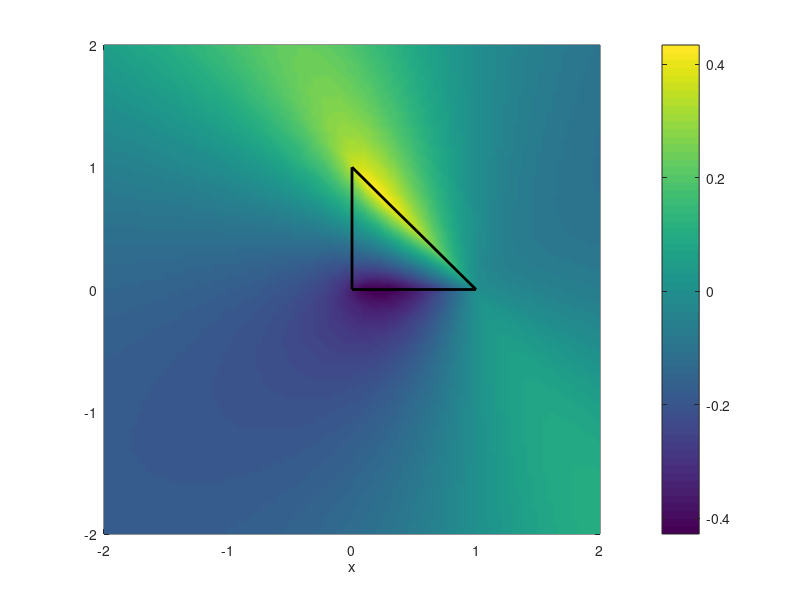

Source code (MATLAB): (Note: this script raises an error after producing the figure.)

clear

mu = 1;

Nxobs = 100;
Nyobs = 100;
xval = linspace(-2,2,Nxobs);
yval = linspace(-2,2,Nyobs)';
[xgrid,ygrid] = meshgrid(xval,yval);
x = xgrid(:);
y = ygrid(:);

% source is integrated over a triangle region given by 
% a triangular region ABC:
% A(0,0), B(w,q), B(0,l)

u = @(w,l) (1/4).*l.^(-1).*pi.^(-1).*abs(l.*w).*((-1).*l+w.^(-1).*(w.* ...
  y+(w.^2+(-2).*w.*x+(-1).*x.^2+y.^2).*atan2(y, w+(-1).*x)+(( ...
  -1).*x.^2+y.^2).*atan2(y, x)+(-2).*x.^2.*atan2(w+(-1).*x, y) ...
  +(-2).*x.^2.*atan2(x, y))+w.^(-1).*y.*((-2).*w+2.*y.*(atan2( ...
  w+(-1).*x, y)+atan2(x, y))+(w+(-1).*x).*log((w+(-1).*x).^2+ ...
  y.^2)+x.*log(x.^2+y.^2))+(-1).*(l.^2+w.^2).^(-2).*((-1).* ...
  l.^3.*w.^2+(-1).*l.*w.^4+l.^3.*w.*x+l.*w.^3.*x+l.^2.*w.^2.* ...
  y+w.^4.*y+(l.^2+w.^2).^2.*(w+(-2).*x).*atan2(y, w+(-1).*x)+( ...
  l.^4.*(w+(-2).*x)+2.*l.*w.^2.*(w+(-1).*x).*y+2.*l.^3.*((-1) ...
  .*w+x).*y+l.^2.*w.*((-1).*w.^2+2.*w.*x+(-3).*x.^2+y.^2)+(-1) ...
  .*w.^3.*(x.^2+y.^2)).*atan2(l.*w+(-1).*l.*x+(-1).*w.*y,  ...
  l.^2+w.*x+(-1).*l.*y)+l.^4.*w.*atan2(l.*w+(-1).*l.*x+(-1).* ...
  w.*y, w.^2+(-1).*w.*x+l.*y)+(-1).*l.^2.*w.^3.*atan2(l.*w+( ...
  -1).*l.*x+(-1).*w.*y, w.^2+(-1).*w.*x+l.*y)+(-2).*l.^4.*x.* ...
  atan2(l.*w+(-1).*l.*x+(-1).*w.*y, w.^2+(-1).*w.*x+l.*y)+2.* ...
  l.^2.*w.^2.*x.*atan2(l.*w+(-1).*l.*x+(-1).*w.*y, w.^2+(-1).* ...
  w.*x+l.*y)+(-3).*l.^2.*w.*x.^2.*atan2(l.*w+(-1).*l.*x+(-1).* ...
  w.*y, w.^2+(-1).*w.*x+l.*y)+(-1).*w.^3.*x.^2.*atan2(l.*w+( ...
  -1).*l.*x+(-1).*w.*y, w.^2+(-1).*w.*x+l.*y)+(-2).*l.^3.*w.* ...
  y.*atan2(l.*w+(-1).*l.*x+(-1).*w.*y, w.^2+(-1).*w.*x+l.*y)+ ...
  2.*l.*w.^3.*y.*atan2(l.*w+(-1).*l.*x+(-1).*w.*y, w.^2+(-1).* ...
  w.*x+l.*y)+2.*l.^3.*x.*y.*atan2(l.*w+(-1).*l.*x+(-1).*w.*y,  ...
  w.^2+(-1).*w.*x+l.*y)+(-2).*l.*w.^2.*x.*y.*atan2(l.*w+(-1).* ...
  l.*x+(-1).*w.*y, w.^2+(-1).*w.*x+l.*y)+l.^2.*w.*y.^2.*atan2( ...
  l.*w+(-1).*l.*x+(-1).*w.*y, w.^2+(-1).*w.*x+l.*y)+(-1).* ...
  w.^3.*y.^2.*atan2(l.*w+(-1).*l.*x+(-1).*w.*y, w.^2+(-1).*w.* ...
  x+l.*y)+(-1).*l.^3.*w.^2.*log(w.^2+(-2).*w.*x+x.^2+y.^2)+2.* ...
  l.^3.*w.*x.*log(w.^2+(-2).*w.*x+x.^2+y.^2)+(-1).*l.^3.* ...
  x.^2.*log(w.^2+(-2).*w.*x+x.^2+y.^2)+2.*l.^2.*w.^2.*y.*log( ...
  w.^2+(-2).*w.*x+x.^2+y.^2)+(-2).*l.^2.*w.*x.*y.*log(w.^2+( ...
  -2).*w.*x+x.^2+y.^2)+(-1).*l.*w.^2.*y.^2.*log(w.^2+(-2).*w.* ...
  x+x.^2+y.^2)+l.^3.*w.^2.*log(l.^2+x.^2+(-2).*l.*y+y.^2)+(-2) ...
  .*l.^3.*w.*x.*log(l.^2+x.^2+(-2).*l.*y+y.^2)+l.^3.*x.^2.* ...
  log(l.^2+x.^2+(-2).*l.*y+y.^2)+(-2).*l.^2.*w.^2.*y.*log( ...
  l.^2+x.^2+(-2).*l.*y+y.^2)+2.*l.^2.*w.*x.*y.*log(l.^2+x.^2+( ...
  -2).*l.*y+y.^2)+l.*w.^2.*y.^2.*log(l.^2+x.^2+(-2).*l.*y+ ...
  y.^2))+(1/2).*(l.^2+w.^2).^(-2).*((-1).*l.^5+(-4).*l.^3.* ...
  w.^2+(-3).*l.*w.^4+2.*l.^3.*w.*x+2.*l.*w.^3.*x+2.*l.^4.*y+ ...
  6.*l.^2.*w.^2.*y+4.*w.^4.*y+4.*w.*(l.*(w+(-1).*x)+(-1).*w.* ...
  y).^2.*atan2(l.^2+w.*x+(-1).*l.*y, l.*w+(-1).*l.*x+(-1).*w.* ...
  y)+4.*w.*((-1).*l.*w+l.*x+w.*y).^2.*atan2(w.^2+(-1).*w.*x+ ...
  l.*y, l.*w+(-1).*l.*x+(-1).*w.*y)+l.^5.*log(y.^2)+2.*l.^3.* ...
  w.^2.*log(y.^2)+l.*w.^4.*log(y.^2)+(-2).*l.^4.*y.*log(y.^2)+ ...
  (-4).*l.^2.*w.^2.*y.*log(y.^2)+(-2).*w.^4.*y.*log(y.^2)+(-1) ...
  .*l.^5.*log(w.^2+(-2).*w.*x+x.^2+y.^2)+(-3).*l.^3.*w.^2.* ...
  log(w.^2+(-2).*w.*x+x.^2+y.^2)+2.*l.^3.*w.*x.*log(w.^2+(-2) ...
  .*w.*x+x.^2+y.^2)+(-2).*l.*w.^3.*x.*log(w.^2+(-2).*w.*x+ ...
  x.^2+y.^2)+(-1).*l.^3.*x.^2.*log(w.^2+(-2).*w.*x+x.^2+y.^2)+ ...
  l.*w.^2.*x.^2.*log(w.^2+(-2).*w.*x+x.^2+y.^2)+2.*l.^4.*y.* ...
  log(w.^2+(-2).*w.*x+x.^2+y.^2)+6.*l.^2.*w.^2.*y.*log(w.^2+( ...
  -2).*w.*x+x.^2+y.^2)+(-2).*l.^2.*w.*x.*y.*log(w.^2+(-2).*w.* ...
  x+x.^2+y.^2)+2.*w.^3.*x.*y.*log(w.^2+(-2).*w.*x+x.^2+y.^2)+( ...
  -1).*l.^3.*y.^2.*log(w.^2+(-2).*w.*x+x.^2+y.^2)+(-3).*l.* ...
  w.^2.*y.^2.*log(w.^2+(-2).*w.*x+x.^2+y.^2)+l.^5.*log(y.^(-2) ...
  .*(w.^2+(-2).*w.*x+x.^2+y.^2))+2.*l.^3.*w.^2.*log(y.^(-2).*( ...
  w.^2+(-2).*w.*x+x.^2+y.^2))+l.*w.^4.*log(y.^(-2).*(w.^2+(-2) ...
  .*w.*x+x.^2+y.^2))+(-2).*l.^4.*y.*log(y.^(-2).*(w.^2+(-2).* ...
  w.*x+x.^2+y.^2))+(-4).*l.^2.*w.^2.*y.*log(y.^(-2).*(w.^2+( ...
  -2).*w.*x+x.^2+y.^2))+(-2).*w.^4.*y.*log(y.^(-2).*(w.^2+(-2) ...
  .*w.*x+x.^2+y.^2))+l.^5.*log(l.^2+x.^2+(-2).*l.*y+y.^2)+3.* ...
  l.^3.*w.^2.*log(l.^2+x.^2+(-2).*l.*y+y.^2)+(-2).*l.^3.*w.* ...
  x.*log(l.^2+x.^2+(-2).*l.*y+y.^2)+2.*l.*w.^3.*x.*log(l.^2+ ...
  x.^2+(-2).*l.*y+y.^2)+l.^3.*x.^2.*log(l.^2+x.^2+(-2).*l.*y+ ...
  y.^2)+(-1).*l.*w.^2.*x.^2.*log(l.^2+x.^2+(-2).*l.*y+y.^2)+( ...
  -2).*l.^4.*y.*log(l.^2+x.^2+(-2).*l.*y+y.^2)+(-6).*l.^2.* ...
  w.^2.*y.*log(l.^2+x.^2+(-2).*l.*y+y.^2)+2.*l.^2.*w.*x.*y.* ...
  log(l.^2+x.^2+(-2).*l.*y+y.^2)+(-2).*w.^3.*x.*y.*log(l.^2+ ...
  x.^2+(-2).*l.*y+y.^2)+l.^3.*y.^2.*log(l.^2+x.^2+(-2).*l.*y+ ...
  y.^2)+3.*l.*w.^2.*y.^2.*log(l.^2+x.^2+(-2).*l.*y+y.^2)));

ex = @(w,l) (-1/2).*pi.^(-1).*(x.*atan(x.*y.^(-1))+(-1/2).*y.*log(x.^2+y.^2))+ ...
  (1/2).*pi.^(-1).*(x.*atan(((-1).*w+x).*y.^(-1))+w.*atan(((-1).*w+ ...
  x).^(-1).*y)+(-1/2).*y.*log(w.^2+(-2).*w.*x+x.^2+y.^2))+(1/2).* ...
  pi.^(-1).*(x.*atan(x.*((-1).*l+w.^(-1).*x+y).^(-1))+(1/2).*(l+(-1) ...
  .*w.^(-1).*x+(-1).*y).*log(x.^2+((-1).*l+w.^(-1).*x+y).^2))+(-1/2) ...
  .*pi.^(-1).*(x.*atan(((-1).*w+x).*((-1).*l+w.^(-1).*x+y).^(-1))+ ...
  w.*atan(((-1).*w+x).^(-1).*((-1).*l+w.^(-1).*x+y))+(1/2).*(l+(-1) ...
  .*w.^(-1).*x+(-1).*y).*log(w.^2+(-2).*w.*x+x.^2+((-1).*l+w.^(-1).* ...
  x+y).^2));

ey = @(w,l) (1/4).*pi.^(-1).*(2.*y.*atan(x.*y.^(-1))+x.*log(x.^2+y.^2))+(-1/4) ...
  .*pi.^(-1).*(2.*w+2.*y.*atan(((-1).*w+x).*y.^(-1))+((-1).*w+x).* ...
  log(w.^2+(-2).*w.*x+x.^2+y.^2))+(-1/4).*pi.^(-1).*(2.*((-1).*l+ ...
  w.^(-1).*x+y).*atan(x.*((-1).*l+w.^(-1).*x+y).^(-1))+x.*log(x.^2+( ...
  (-1).*l+w.^(-1).*x+y).^2))+(1/4).*pi.^(-1).*(2.*w+2.*((-1).*l+w.^( ...
  -1).*x+y).*atan(((-1).*w+x).*((-1).*l+w.^(-1).*x+y).^(-1))+((-1).* ...
  w+x).*log(w.^2+(-2).*w.*x+x.^2+((-1).*l+w.^(-1).*x+y).^2));

% set vertices
% A(0,0), B(w,q), B(0,l)
w = 1;
q = 0;
l = 1;

% Displacements
figure(1),clf
toplot = ey(w,l)/(0.5*w*l);
pcolor(xval,yval,reshape(toplot,Nyobs,Nxobs)), shading interp
hold on
plot([0,w],[0,q],'k-','Linewidth',2)
plot([w,0],[q,l],'k-','Linewidth',2)
plot([0,0],[l,0],'k-','Linewidth',2)
hold on
colorbar
xlabel('x')
clim([-1 1]*0.5)
colormap(bluewhitered(20))
title('u','FontWeight','normal')
